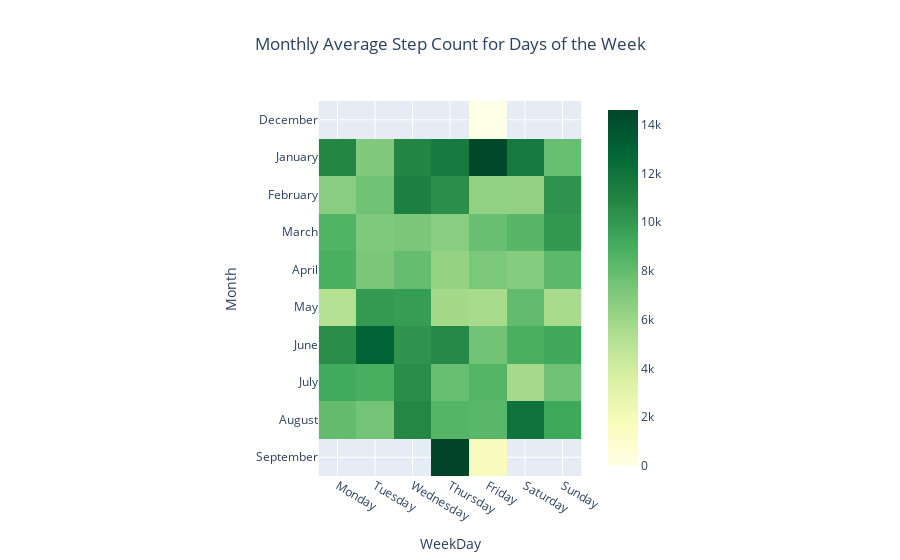

The notebook cell saved with this chart:
### Code cell
def hmmonth(df):
    cat2 = ['December','January','February','March','April','May','June','July','August','September']
    cat2_type = CategoricalDtype(categories=cat2, ordered=True)
    hm = df.groupby(['Month','WeekDay']).agg({'Steps': 'mean'}).reset_index()
    hm['Month'] = hm['Month'].astype(cat2_type)
    hm = hm.pivot("Month", "WeekDay", "Steps")
    fig = px.imshow(hm,color_continuous_scale='YlGn',title='Monthly Average Step Count for Days of the Week')
    fig.update_layout(title_text='Monthly Average Step Count for Days of the Week', title_x=0.5,coloraxis_colorbar_x=0.7)
    fig.show()

hmmonth(day)

### Figure 1 — Plotly figure (JSON) as saved in the notebook; plotly's stock layout.template omitted (floating-point values rounded to 4 significant figures)
{"data": [{"coloraxis": "coloraxis", "hovertemplate": "WeekDay: %{x}<br>Month: %{y}<br>color: %{z}<extra></extra>", "name": "0", "type": "heatmap", "x": ["Monday", "Tuesday", "Wednesday", "Thursday", "Friday", "Saturday", "Sunday"], "xaxis": "x", "y": ["December", "January", "February", "March", "April", "May", "June", "July", "August", "September"], "yaxis": "y", "z": [[null, null, null, null, 0, null, null], [10860.0, 6980.0, 10930.0, 11580.0, 14460.0, 11611, 7861.0], [6703.0, 7613.0, 11270.0, 10440.0, 6455.0, 6411.0, 10230.0], [8611.0, 7056.0, 7248, 6706.0, 7792.0, 8403.0, 9954.0], [8870.0, 7243.0, 7941.0, 6326.0, 7152.0, 6826.0, 8238.0], [5124.0, 9920.0, 9790.0, 5802.0, 5597.0, 8039.0, 5652.0], [10570.0, 13040.0, 10240.0, 10700.0, 7528.0, 8843.0, 9252.0], [9114.0, 8879, 10510.0, 7867.0, 8515.0, 5763.0, 7616.0], [7944.0, 7434.0, 10790.0, 8466.0, 8322.0, 12040.0, 9234.0], [null, null, null, 14600.0, 1574.0, null, null]]}], "layout": {"coloraxis": {"colorbar": {"x": 0.7}, "colorscale": [[0, "rgb(255,255,229)"], [0.125, "rgb(247,252,185)"], [0.25, "rgb(217,240,163)"], [0.375, "rgb(173,221,142)"], [0.5, "rgb(120,198,121)"], [0.625, "rgb(65,171,93)"], [0.75, "rgb(35,132,67)"], [0.875, "rgb(0,104,55)"], [1, "rgb(0,69,41)"]]}, "title": {"text": "Monthly Average Step Count for Days of the Week", "x": 0.5}, "xaxis": {"anchor": "y", "constrain": "domain", "domain": [0, 1], "scaleanchor": "y", "title": {"text": "WeekDay"}}, "yaxis": {"anchor": "x", "autorange": "reversed", "constrain": "domain", "domain": [0, 1], "title": {"text": "Month"}}}}
